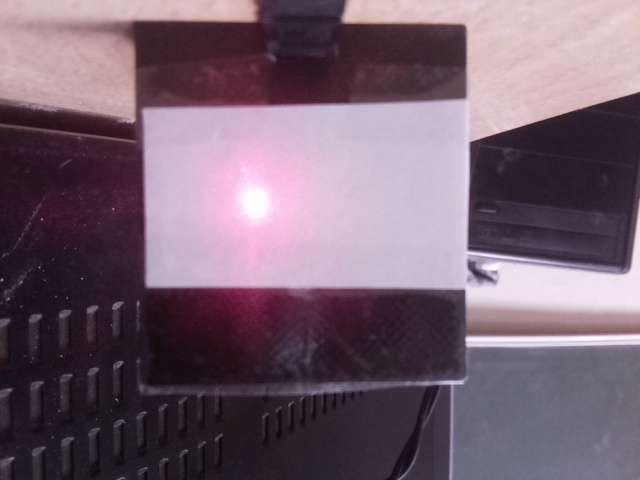
#> input picture USE_WEB_PHOTOS/img_1.jpeg, 640 x 480 px, given in place of cat-portrait.jpg, which was not available
$ python test.py
#> lines starting #> are read from the running program, lines starting #| are printed output that depends on the picture; after the words box and inside, x2 and y2 are one past the last pixel; in counts of white or black regions, pixels touching at a corner belong together; pictures that were not available may be replaced by others from this repository, and a replacement may not be noted
#> further down, img is the input picture: shape (480, 640, 3); mean R, G, B 117.5, 97, 111.2
import numpy as np
import matplotlib.pyplot as plt
import cv2
from skimage import io

# Использовать ли веб-камеру
USE_WEB_CAM = False

# Путь к изображению
PATH = "PZ2/cat-portrait.jpg"

def histograms(img):
    # Получаем гистограмму по каждому из цветов RGB
    hist_r = np.histogram(img[..., 0], bins=256)[0]
#> hist_r = 256 values, max 4772 at index 30, min 0 at index 19, mean 1200
    hist_g = np.histogram(img[..., 1], bins=256)[0]
#> hist_g = 256 values, max 6277 at index 24, min 0 at index 42, mean 1200
    hist_b = np.histogram(img[..., 2], bins=256)[0]
#> hist_b = 256 values, max 5733 at index 35, min 0 at index 1, mean 1200

    # Выводим 3 гистограммы на одном графике
    plt.subplot(141, title='Histograms')
    plt.plot(hist_r, color='red')
    plt.plot(hist_g, color='green')
    plt.plot(hist_b, color='blue')

    plt.subplot(142, title='Image RGB')
    plt.imshow(img)

    # Переводим изображение в HSV
    img_hsv = cv2.cvtColor(img, cv2.COLOR_RGB2HSV)
#> img_hsv: shape (480, 640, 3); mean H, S, V 152.2, 66, 119.9

    plt.subplot(143, title='Image HSV')
    plt.imshow(img_hsv)

    # Получаем гистограмму по каждому из цветов HSV
    hist_h = np.histogram(img_hsv[..., 0], bins=256)[0]
#> hist_h = 256 values, max 16896 at index 200, min 0 at index 3, mean 1200

    plt.subplot(144, title='HSV histogram')
    plt.plot(hist_h, color='black')

    plt.show()
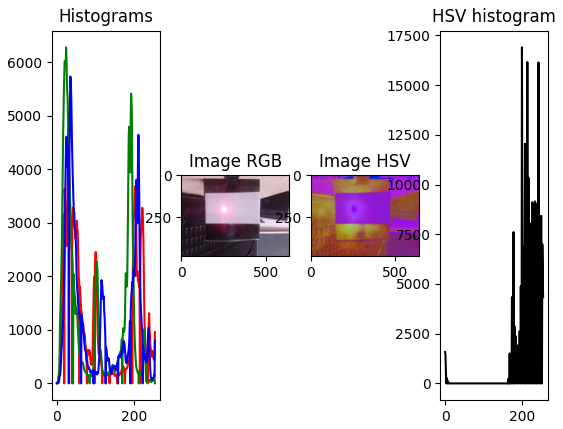
#> figure drawn by matplotlib, 4 panels; panel 1: curve peaks at x = 30, y = 4772; panel 1: curve peaks at x = 24, y = 6277; panel 1: curve peaks at x = 35, y = 5733; panel 4: curve peaks at x = 200, y = 16896

def clip(img):
    # Определены опытным путем
    maxBorder = 255
    minBorder = 165

    # Сделать все пиксели, которые не попали в диапазон, черными
    img[(img[..., 0] < minBorder) | (img[..., 0] > maxBorder)] = 0
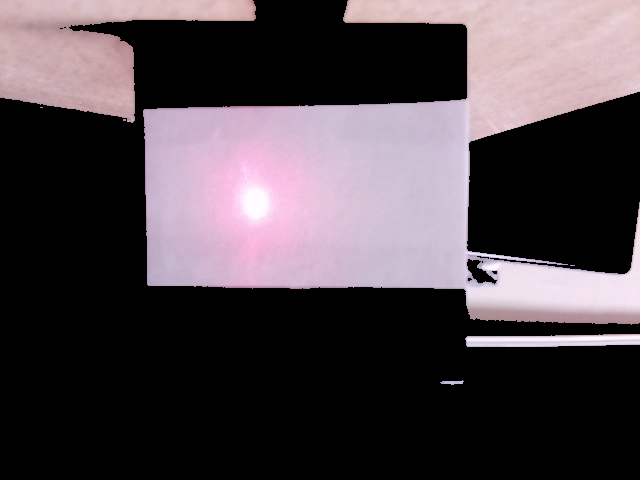
#> img: shape (480, 640, 3); mean R, G, B 77.2, 67.7, 73.4

    plt.plot(title='Result')
    plt.imshow(img)

    plt.show()

    return img

def gausian_canny(img):
    # Применяем фильтр Гаусса
    img_gaussian = cv2.GaussianBlur(img, (5, 5), 0)

    # Обнаружение границ с помощью фильтра Кэнни
    img_canny = cv2.Canny(img_gaussian, 100, 200)
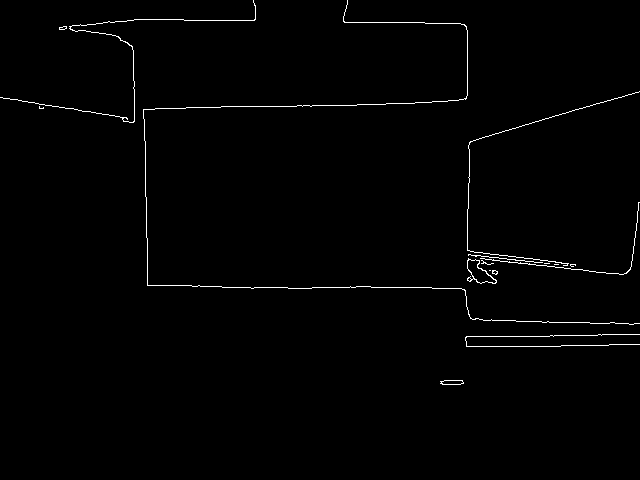
#> img_canny: shape (480, 640); 0.99% white in thin lines or dots, all inside (x1, y1, x2, y2) = (0, 0, 640, 385)

    return img_canny

# Выделение границ на изображении
def borders(img, size=301):
#> called with size = 301
    blurred = cv2.GaussianBlur(img, (size, size), 0)
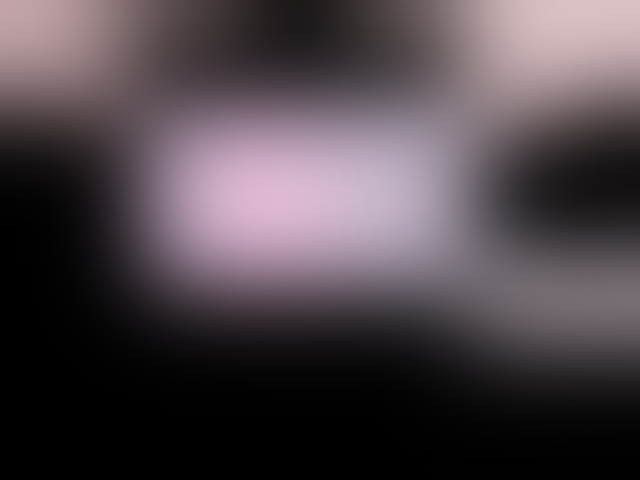
#> blurred: shape (480, 640, 3); mean R, G, B 77.1, 67.6, 73.4

    edges_highlighted = cv2.subtract(img, blurred)
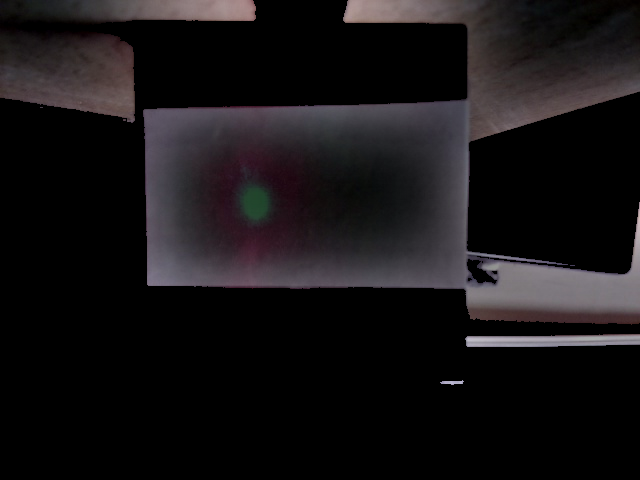
#> edges_highlighted: shape (480, 640, 3); mean R, G, B 22.6, 20, 21.6

    return edges_highlighted

def compare(img1, img2, name1='Image1', name2='Image2'):
#> called with name1 = 'Canny', name2 = 'Borders'
    plt.subplot(121, title=name1)
    plt.imshow(img1)

    plt.subplot(122, title=name2)
    plt.imshow(img2)

    plt.show()

if __name__ == "__main__":
    if not USE_WEB_CAM:
        # Загрузка изображения
        img = io.imread(PATH)

        # Получение гистограмм
        histograms(img)

        # Обрезка изображения
        clipped_img = clip(img)

        # Применение фильтра Гаусса и обнаружение границ
        canny = gausian_canny(img)

        # Выделение границ на изображении
        edges = borders(img, 301)

        # Сравнение изображений
        compare(canny, edges, 'Canny', 'Borders')
    else:
        # Инициализация веб-камеры
        cap = cv2.VideoCapture(0)
        while True:
            # Получение кадра с веб-камеры
            ret, frame = cap.read()

            # Выделение границ на изображении
            bordersImg = borders(frame, 37)

            # Отображение результата
            cv2.imshow('frame', bordersImg)

            # Выход из программы по нажатию ESC
            if cv2.waitKey(1) == 27:
                break

        # Освобождение ресурсов
        cap.release()
        cv2.destroyAllWindows()
